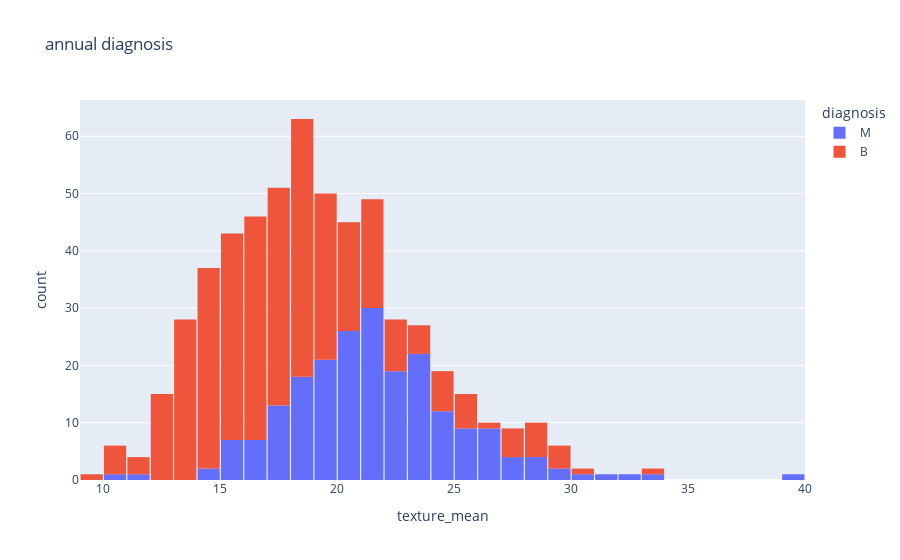

The code cell stored with this chart in its notebook:
### Code cell
fig = px.histogram(breast_df, 
                   x = 'texture_mean',
                   title = 'annual diagnosis',
                   color = 'diagnosis')
fig.update_layout(bargap = 0.05)
fig.show()

### Figure 1 — Plotly figure (JSON) as saved in the notebook; plotly's stock layout.template omitted (floating-point values rounded to 4 significant figures; data arrays with more than 128 entries replaced by an {"elided": "..."} marker saying what was removed)
{"data": [{"alignmentgroup": "True", "bingroup": "x", "hovertemplate": "diagnosis=M<br>texture_mean=%{x}<br>count=%{y}<extra></extra>", "legendgroup": "M", "marker": {"color": "#636efa", "pattern": {"shape": ""}}, "name": "M", "offsetgroup": "M", "orientation": "v", "showlegend": true, "type": "histogram", "x": {"elided": "212 float values"}, "xaxis": "x", "yaxis": "y"}, {"alignmentgroup": "True", "bingroup": "x", "hovertemplate": "diagnosis=B<br>texture_mean=%{x}<br>count=%{y}<extra></extra>", "legendgroup": "B", "marker": {"color": "#EF553B", "pattern": {"shape": ""}}, "name": "B", "offsetgroup": "B", "orientation": "v", "showlegend": true, "type": "histogram", "x": {"elided": "357 float values"}, "xaxis": "x", "yaxis": "y"}], "layout": {"autosize": true, "bargap": 0.05, "barmode": "relative", "legend": {"title": {"text": "diagnosis"}, "tracegroupgap": 0}, "title": {"text": "annual diagnosis"}, "xaxis": {"anchor": "y", "autorange": true, "domain": [0, 1], "range": [9, 40], "title": {"text": "texture_mean"}, "type": "linear"}, "yaxis": {"anchor": "x", "autorange": true, "domain": [0, 1], "range": [0, 66.32], "title": {"text": "count"}}}}
